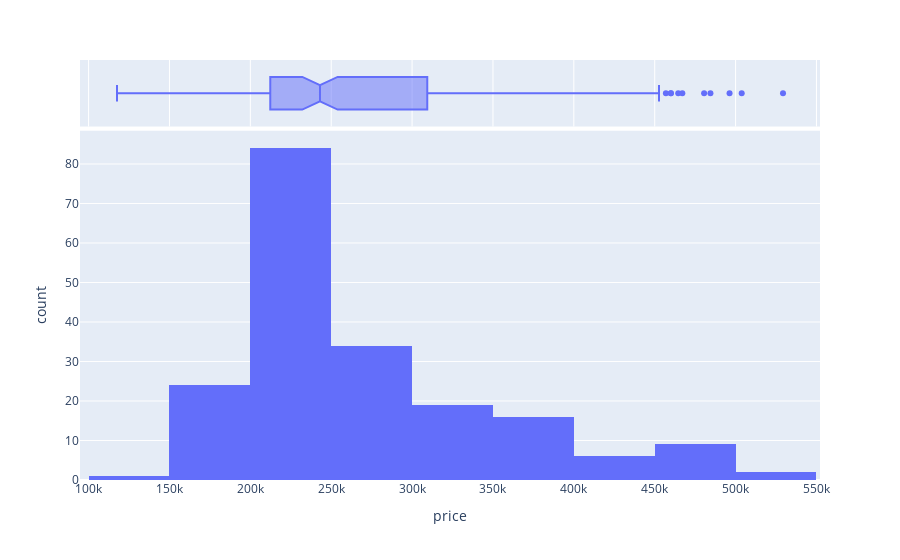

The notebook cell saved with this chart:
### Markdown cell above
Похоже, что у нас есть выброс(ы) в колонках area_(ft.) и price. Визуализируем данные в этих колонках

### Code cell
# воспользуемся функцией histogram()
px.histogram(data, # передав ей датафрейм,
             x = 'price', # конкретный столбец для построения данных,
             nbins = 10, # количество интервалов в гистограмме
             marginal = 'box') # и тип дополнительного графика

### Figure 1 — Plotly figure (JSON) as saved in the notebook; plotly's stock layout.template omitted (floating-point values rounded to 4 significant figures; data arrays with more than 128 entries replaced by an {"elided": "..."} marker saying what was removed)
{"data": [{"alignmentgroup": "True", "bingroup": "x", "hovertemplate": "price=%{x}<br>count=%{y}<extra></extra>", "legendgroup": "", "marker": {"color": "#636efa", "pattern": {"shape": ""}}, "name": "", "nbinsx": 10, "offsetgroup": "", "orientation": "v", "showlegend": false, "type": "histogram", "x": {"elided": "195 float values"}, "xaxis": "x", "yaxis": "y"}, {"alignmentgroup": "True", "hovertemplate": "price=%{x}<extra></extra>", "legendgroup": "", "marker": {"color": "#636efa"}, "name": "", "notched": true, "offsetgroup": "", "showlegend": false, "type": "box", "x": {"elided": "195 float values"}, "xaxis": "x2", "yaxis": "y2"}], "layout": {"barmode": "relative", "legend": {"tracegroupgap": 0}, "margin": {"t": 60}, "xaxis": {"anchor": "y", "domain": [0, 1], "title": {"text": "price"}}, "xaxis2": {"anchor": "y2", "domain": [0, 1], "matches": "x", "showgrid": true, "showticklabels": false}, "yaxis": {"anchor": "x", "domain": [0, 0.8316], "title": {"text": "count"}}, "yaxis2": {"anchor": "x2", "domain": [0.8416, 1], "matches": "y2", "showgrid": false, "showline": false, "showticklabels": false, "ticks": ""}}}
